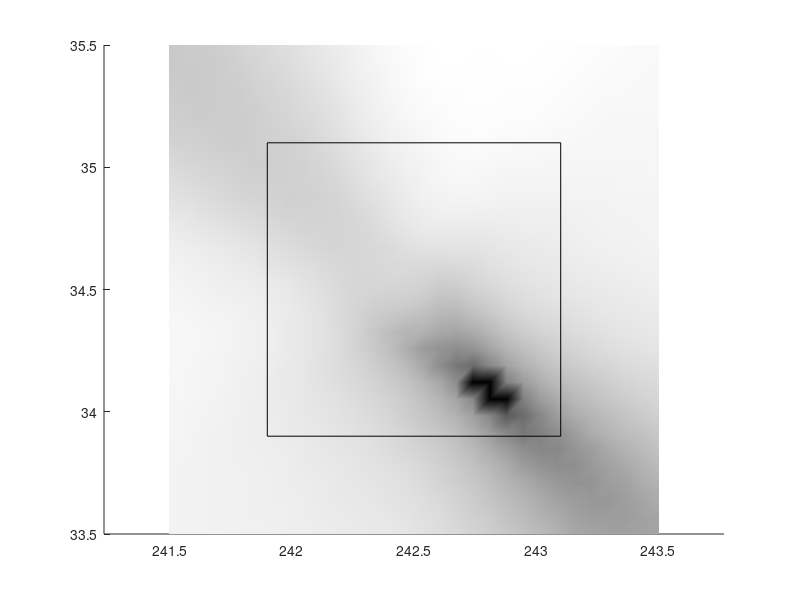

MATLAB code for this plot: (Note: this script raises an error after producing the figure.)
function TestStrain
% Some simple tests of "uniform" strain on a sphere

R = 6371e6; % radius of the Earth (mm)
elonlon = 2e-7;
elonlat = -3e-7;
elatlat = 1e-7;

% The simple forward equations
N = 3;
lonVec = linspace(242, 243, N);
latVec = linspace(34, 35, N);
lon0 = mean(lonVec);
lat0 = mean(latVec);

lon0 = 242.80;
lat0 = 34.10;


[lonMat latMat] = meshgrid(lonVec, latVec);
latMat(latMat>=0) = 90 - latMat(latMat>=0);
latMat(latMat<0) = -90 - latMat(latMat<0);
lat0(lat0>=0) = 90 - lat0(lat0>=0);
lat0(lat0<0) = -90 - lat0(lat0<0);

% Classic forward model
vlon = elonlon * R * sind(lat0) .* deg2rad(lonMat - lon0) + elonlat * R * deg2rad(latMat - lat0);
vlat = elonlat * R * sind(lat0) .* deg2rad(lonMat - lon0) + elatlat * R * deg2rad(latMat - lat0);
latVec = latMat(:);
lonVec = lonMat(:);

% Try the three parameter version of the problem
m = zeros(3, 1);
m(1) = elonlon;
m(2) = elonlat;
m(3) = elatlat;
G3 = zeros(2*numel(latVec), 3);
for i = 1:numel(latVec)
   idx = 2*(i-1);
   G3(idx+1,:) = [R*deg2rad(lonVec(i)-lon0).*sind(lat0), R*deg2rad(latVec(i)-lat0), 0];
   G3(idx+2,:) = [0, R*deg2rad(lonVec(i)-lon0).*sind(lat0), R*deg2rad(latVec(i)-lat0)];
end

vest = G3*m;
veref = vest(1:2:end);
vnref = vest(2:2:end);
vestref = vest;
vest = vestref+0e0.*randn(size(vest));
ve = vest(1:2:end);
vn = vest(2:2:end);

% Invert for best fit using an assumed centroid
lon0cent = mean(lonVec);
lat0cent = mean(latVec);
G3 = zeros(2*numel(latVec), 3);
for k = 1:numel(latVec)
   idx = 2*(k-1);
   G3(idx+1,:) = [R*deg2rad(lonVec(k)-lon0cent).*sind(lat0cent), R*deg2rad(latVec(k)-lat0cent), 0];
   G3(idx+2,:) = [0, R*deg2rad(lonVec(k)-lon0cent).*sind(lat0cent), R*deg2rad(latVec(k)-lat0cent)];
end
mest = G3\vestref;
vcent = G3*mest;
vecent = vcent(1:2:end);
vncent = vcent(2:2:end);




% Set up an undirected grid search
polylon = [241.9 243.1 243.1 241.9 241.9];
polylat = [33.9 33.9 35.1 35.1 33.9];
K = 30;
lonRange = linspace(min(lonVec)-0.5, max(lonVec)+0.5, K);
latRange = linspace(min(latVec)-0.5, max(latVec)+0.5, K);
[lonGrid latGrid] = meshgrid(lonRange, latRange);
fitGrid = 999999.*ones(size(lonRange));
lonRange = lonGrid(:);
latRange = latGrid(:);
bestfit = 999999;

for i = 1:K
   for j = 1:K
      lon0 = lonGrid(i, j);
      lat0 = latGrid(i, j);
      G3 = zeros(2*numel(latVec), 3);
      for k = 1:numel(latVec)
         idx = 2*(k-1);
         G3(idx+1,:) = [R*deg2rad(lonVec(k)-lon0).*sind(lat0), R*deg2rad(latVec(k)-lat0), 0];
         G3(idx+2,:) = [0, R*deg2rad(lonVec(k)-lon0).*sind(lat0), R*deg2rad(latVec(k)-lat0)];
      end
      mest = G3\vestref;
      vguess = G3*mest;
      resid = sum(abs(vguess-vest));
      if ~inpolygon(lon0,90-lat0,polylon,polylat)
         resid = resid;
      end
      fitGrid(i,j) = resid;
   end
end
mi = find(fitGrid == min(fitGrid(:)));

lon0 = lonGrid(mi);
lat0 = latGrid(mi);
G3 = zeros(2*numel(latVec), 3);
for k = 1:numel(latVec)
   idx = 2*(k-1);
   G3(idx+1,:) = [R*deg2rad(lonVec(k)-lon0).*sind(lat0), R*deg2rad(latVec(k)-lat0), 0];
   G3(idx+2,:) = [0, R*deg2rad(lonVec(k)-lon0).*sind(lat0), R*deg2rad(latVec(k)-lat0)];
end
mest = G3\vestref;
vbest = G3*mest;
vebest = vbest(1:2:end);
vnbest = vbest(2:2:end);



% Plot the results
figure; hold on
fs = 18;
fitGrid = fitGrid./min(fitGrid(:));
surf(lonGrid, 90-latGrid, zeros(size(fitGrid)), (fitGrid)); shading interp;
colormap(gray);
brighten(0.75);

scale = 1e-2;
% latVec = 90-latVec;
axis equal;
plot(polylon, polylat, 'color', 0.0*[1 1 1])
arrow([lonVec(:) 90-latVec(:)], [lonVec(:)+scale*veref(:) 90-latVec(:)+scale*vnref(:)], 'Length', 20, 'Width', 5, 'BaseAngle', 60, 'EdgeColor', 'none', 'FaceColor', 'g');
arrow([lonVec(:) 90-latVec(:)], [lonVec(:)+scale*vecent(:) 90-latVec(:)+scale*vncent(:)], 'Length', 20, 'Width', 5, 'BaseAngle', 60, 'EdgeColor', 'r', 'FaceColor', 'none');
% arrow([lonVec(:) 90-latVec(:)], [lonVec(:)+scale*vebest(:) 90-latVec(:)+scale*vnbest(:)], 'Length', 20, 'Width', 5, 'BaseAngle', 60, 'EdgeColor', 'k', 'FaceColor', 'g');
load WorldHiVectors
plot(lon, lat, 'color', 0.0*[1 1 1])


% xlabel('Longitude', 'FontSize', fs);
% ylabel('Latitude', 'FontSize', fs);
title('\epsilon_{\phi\phi} = 0,  \epsilon_{\phi\theta} = 0,  \epsilon_{\theta\theta} = 10^{-7}', 'FontSize', fs);
ts = sprintf('\\epsilon_{\\phi\\phi} = %3.1f \\times 10^{-7},  \\epsilon_{\\phi\\theta} = %3.1f \\times 10^{-7},  \\epsilon_{\\theta\\theta} = %3.1f \\times 10^{-7}', elonlon*1e7, elonlat*1e7, elatlat*1e7);
title(ts, 'FontSize', fs);

set(gca, 'FontSize', fs);
axis equal;
set(gca, 'XLim', [min(lonGrid(:)) max(lonGrid(:))]);
set(gca, 'YLim', [min(90-latGrid(:)) max(90-latGrid(:))]);
ch = colorbar;
set(ch, 'FontSize', fs)
ticks_format('%4.1f', '%4.1f');
set(gcf, 'Render', 'painters');

% Try a genetic algorithm search
% [x fval] = ga(@fitnessfun, nvars, options);
global G;
G.lonVec = lonVec;
G.latVec = latVec;
G.vest   = vest;
G.R      = R;
G.vestref = vestref;
G.polylon = polylon;
G.polylat = polylat;



% [x,fval] = ga(@fitnessfun, 2)
[x,fval] = simulannealbnd(@fitnessfun, [242.5 90-34.5]);

% Check the velocities for the best fitting model
[vefit vnfit] = velfun(x);
arrow([lonVec(:) 90-latVec(:)], [lonVec(:)+scale*vefit(:) 90-latVec(:)+scale*vnfit(:)], 'Length', 20, 'Width', 5, 'BaseAngle', 60, 'EdgeColor', 'b', 'FaceColor', 'none');

plot(lon0, 90-lat0, 'gx', 'MarkerSize', 20, 'LineWidth', 2);
plot(x(1), 90-x(2), 'bo', 'MarkerSize', 20, 'LineWidth', 2);
plot(mean(lonVec), 90-mean(latVec), 'ro', 'MarkerSize', 20, 'LineWidth', 2);


function resid = fitnessfun(x)
global G

lon0 = x(1);
lat0 = x(2);
G3 = zeros(2*numel(G.latVec), 3);
for k = 1:numel(G.latVec)
   idx = 2*(k-1);
   G3(idx+1,:) = [G.R*deg2rad(G.lonVec(k)-lon0).*sind(lat0), G.R*deg2rad(G.latVec(k)-lat0), 0];
   G3(idx+2,:) = [0, G.R*deg2rad(G.lonVec(k)-lon0).*sind(lat0), G.R*deg2rad(G.latVec(k)-lat0)];
end
mest = G3\G.vestref;
vbest = G3*mest;
resid = sum(abs(vbest-G.vest));
if ~inpolygon(lon0,90-lat0, G.polylon, G.polylat)
   resid = resid + 1000;
end


function [vefit vnfit] = velfun(x)
global G

lon0 = x(1);
lat0 = x(2);
G3 = zeros(2*numel(G.latVec), 3);
for k = 1:numel(G.latVec)
   idx = 2*(k-1);
   G3(idx+1,:) = [G.R*deg2rad(G.lonVec(k)-lon0).*sind(lat0), G.R*deg2rad(G.latVec(k)-lat0), 0];
   G3(idx+2,:) = [0, G.R*deg2rad(G.lonVec(k)-lon0).*sind(lat0), G.R*deg2rad(G.latVec(k)-lat0)];
end
mest = G3\G.vestref;
vbest = G3*mest;
vefit = vbest(1:2:end);
vnfit = vbest(2:2:end);

